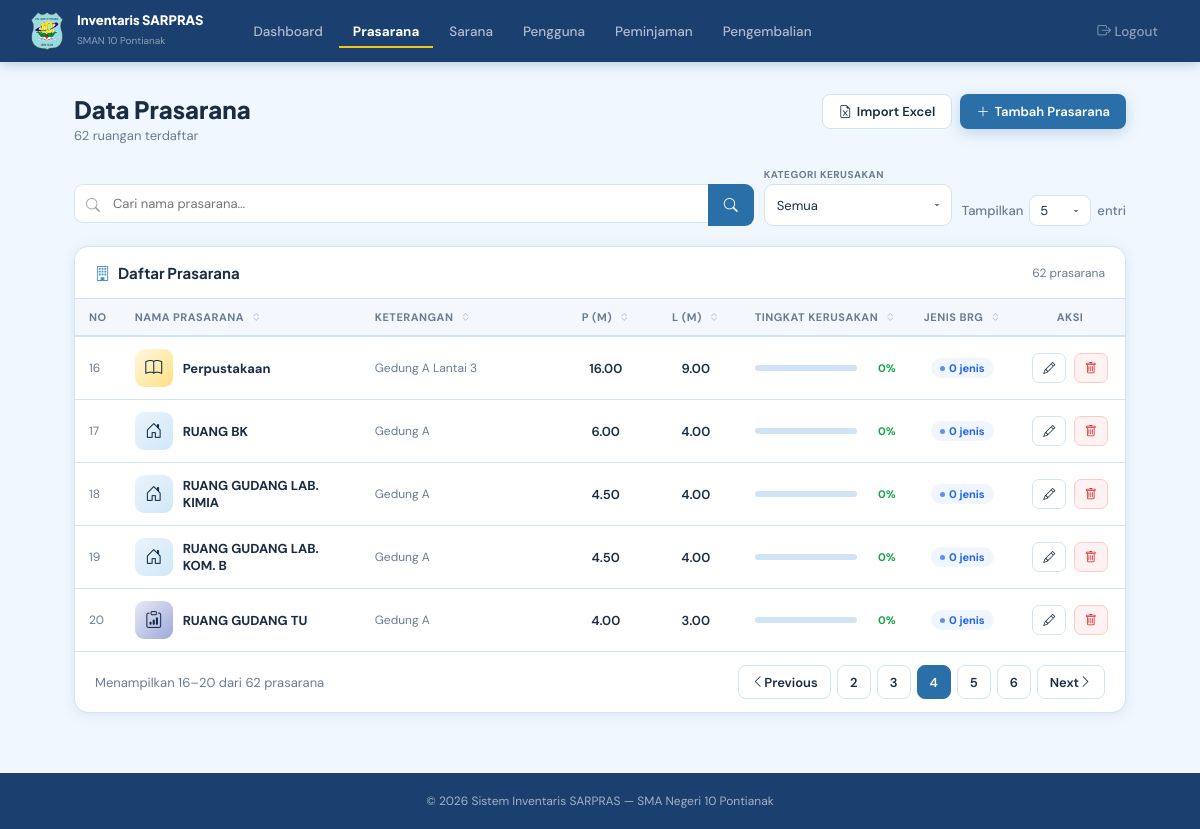
Page /admin/ruangan.php?page=4 (signed in) on the committed database.
### tables this page shows
CREATE TABLE `ruangan` (
  `id_ruangan` int NOT NULL,
  `nama_ruangan` varchar(75) NOT NULL,
  `keterangan` text,
  `foto` varchar(255) DEFAULT NULL,
  `panjang` decimal(8,2) DEFAULT NULL,
  `lebar` decimal(8,2) DEFAULT NULL,
  `persentase_kerusakan` decimal(5,2) DEFAULT '0.00'
);

### admin/ruangan.php (the view, shortened to what this page needs)
<?php
require_once "../config/koneksi.php";
$search = isset($_GET['q']) ? trim(mysqli_real_escape_string($conn, $_GET['q'])) : '';
$filter_kerusakan = isset($_GET['kerusakan']) && in_array($_GET['kerusakan'],
    ['baik','ringan','sedang','berat']) ? $_GET['kerusakan'] : '';
$valid_per_page = [5,10,20,25,50,100];
$per_page = isset($_GET['per_page']) && in_array((int)$_GET['per_page'],$valid_per_page) ? (int)$_GET['per_page'] : 5;
$page     = max(1, (int)($_GET['page'] ?? 1));
$where = "WHERE 1=1";
$total       = mysqli_fetch_assoc(mysqli_query($conn,
    "SELECT COUNT(*) as t FROM ruangan r $where"))['t'];
$total_pages = max(1, ceil($total / $per_page));
$page        = min($page, $total_pages);
$offset      = ($page - 1) * $per_page;
$ruangan_q = mysqli_query($conn, "
    SELECT r.id_ruangan, r.nama_ruangan, r.keterangan, r.foto,
           r.panjang, r.lebar, r.persentase_kerusakan,
           COUNT(b.id_barang) as jml_barang,
           COALESCE(SUM(b.jumlah),0) as total_jumlah,
           COALESCE(SUM(b.jumlah_laik),0) as total_laik,
           COALESCE(SUM(b.jumlah_tidak_laik),0) as total_tidak_laik
    FROM ruangan r
    LEFT JOIN barang b ON r.id_ruangan = b.id_ruangan
    $where
    GROUP BY r.id_ruangan, r.nama_ruangan, r.keterangan, r.foto,
             r.panjang, r.lebar, r.persentase_kerusakan
    ORDER BY r.nama_ruangan ASC
    LIMIT $per_page OFFSET $offset
");
$ruangan_list = [];
while ($r = mysqli_fetch_assoc($ruangan_q)) $ruangan_list[] = $r;
$pending_count = mysqli_fetch_assoc(mysqli_query($conn,
    "SELECT COUNT(*) as t FROM pengguna WHERE status='pending'"))['t'];
$pm_menunggu   = mysqli_fetch_assoc(mysqli_query($conn,
    "SELECT COUNT(*) as t FROM peminjaman WHERE status='menunggu'"))['t'];
?>
<!DOCTYPE html>
<html lang="id">
<head>
  <link href="https://cdn.jsdelivr.net/npm/bootstrap-icons@1.11.1/font/bootstrap-icons.css" rel="stylesheet">
</head>
<body>
<nav class="navbar">
  <a href="dashboard.php" class="nav-brand">
    <img src="../assets/logo.png" alt="Logo">
    <div class="nav-brand-text">
      <strong>Inventaris SARPRAS</strong>
      <span>SMAN 10 Pontianak</span>
    </div>
  </a>
  <div class="nav-links">
    <a href="dashboard.php"    class="nav-link">Dashboard</a>
    <a href="ruangan.php"      class="nav-link active">Prasarana</a>
    <a href="barang.php"       class="nav-link">Sarana</a>
    <a href="pengguna.php"     class="nav-link">
      Pengguna<?php if ($pending_count > 0): ?><span class="nav-badge"><?= $pending_count ?></span><?php endif; ?>
    </a>
    <a href="peminjaman.php"   class="nav-link">
      Peminjaman<?php if ($pm_menunggu > 0): ?><span class="nav-badge"><?= $pm_menunggu ?></span><?php endif; ?>
    </a>
    <a href="pengembalian.php" class="nav-link">Pengembalian</a>
    <a href="../auth/logout.php" class="nav-link logout"><i class="bi bi-box-arrow-right"></i> Logout</a>
  </div>
</nav>
<div class="page-wrapper">
  <div class="page-header">
    <div>
      <div class="page-title">Data Prasarana</div>
      <div class="page-sub"><?= $total ?> ruangan terdaftar</div>
    </div>
    <div style="display:flex;gap:8px;flex-wrap:wrap;">
      <button class="btn btn-secondary" onclick="openImportModal()">
        <i class="bi bi-file-earmark-excel"></i> Import Excel
      </button>
      <button class="btn btn-primary" onclick="openAddModal()">
        <i class="bi bi-plus-lg"></i> Tambah Prasarana
      </button>
    </div>
  </div>
  <div class="toolbar">
    <form method="GET" id="searchFormRuangan" style="display:flex;gap:0;flex:1;min-width:200px;">
      <div class="search-wrap-inner">
        <input type="text" name="q" id="searchInputRuangan" class="search-input"
               placeholder="Cari nama prasarana..."
               value="<?= htmlspecialchars($search) ?>">
      </div>
      <button type="submit" class="btn-search"><i class="bi bi-search"></i></button>
    </form>
    <form method="GET" id="filterFormRuangan" style="display:contents;">
      <div class="filter-group">
        <span class="filter-label">Kategori Kerusakan</span>
        <select name="kerusakan" class="filter-select" onchange="this.form.submit()">
          <option value="">Semua</option>
        </select>
      </div>
      <div style="margin-left:auto;display:flex;align-items:center;gap:6px;align-self:flex-end;">
        <span class="show-entries-label">Tampilkan</span>
        <select class="show-entries-select" name="per_page" onchange="this.form.submit()">
          <option value="5"   <?= $per_page==5?'selected':'' ?>>5</option>
        </select>
        <span class="show-entries-label">entri</span>
      </div>
    </form>
  </div>
  <div class="card">
    <div class="card-header">
      <div class="card-title"><i class="bi bi-building"></i> Daftar Prasarana</div>
      <span style="font-size:12px;color:var(--muted);"><?= number_format($total) ?> prasarana</span>
    </div>
    <div class="table-wrap">
      <table class="inv-table" id="ruanganTable">
        <thead>
          <tr>
            <th style="width:44px;">No</th>
            <th onclick="sortTable(1)" id="th1">Nama Prasarana <span class="sort-icon bi bi-chevron-expand"></span></th>
            <th onclick="sortTable(2)" id="th2" style="width:200px;">Keterangan <span class="sort-icon bi bi-chevron-expand"></span></th>
            <th onclick="sortTable(3)" id="th3" style="width:90px;text-align:center;">P (m) <span class="sort-icon bi bi-chevron-expand"></span></th>
            <th onclick="sortTable(4)" id="th4" style="width:90px;text-align:center;">L (m) <span class="sort-icon bi bi-chevron-expand"></span></th>
            <th onclick="sortTable(5)" id="th5" style="width:160px;">Tingkat Kerusakan <span class="sort-icon bi bi-chevron-expand"></span></th>
            <th onclick="sortTable(7)" id="th7" style="width:100px;text-align:center;">Jenis Brg <span class="sort-icon bi bi-chevron-expand"></span></th>
            <th style="width:110px;text-align:center;">Aksi</th>
          </tr>
        </thead>
        <tbody>
          <?php foreach ($ruangan_list as $i => $room):
            $nm = strtolower($room['nama_ruangan']);
            if      (str_contains($nm,'perpustakaan'))                        { $ikon='<i class="bi bi-book"></i>'; $grad='135deg,#FFF8E1,#FFE082'; }
            elseif  (str_contains($nm,'laborator'))                           { $ikon='<i class="bi bi-activity"></i>'; $grad='135deg,#E8F5E9,#A5D6A7'; }
            elseif  (str_contains($nm,'olahraga')||str_contains($nm,'gym'))   { $ikon='<i class="bi bi-dribbble"></i>'; $grad='135deg,#E3F2FD,#90CAF9'; }
            elseif  (str_contains($nm,'guru'))                                { $ikon='<i class="bi bi-people"></i>'; $grad='135deg,#F3E5F5,#CE93D8'; }
            elseif  (str_contains($nm,'kepala'))                              { $ikon='<i class="bi bi-bank"></i>'; $grad='135deg,#FBE9E7,#FFAB91'; }
            elseif  (str_contains($nm,'tata usaha')||str_contains($nm,'tu'))  { $ikon='<i class="bi bi-clipboard-data"></i>'; $grad='135deg,#E8EAF6,#9FA8DA'; }
            elseif  (str_contains($nm,'komputer'))                            { $ikon='<i class="bi bi-pc-display"></i>'; $grad='135deg,#E0F7FA,#80DEEA'; }
            elseif  (str_contains($nm,'aula'))                                { $ikon='<i class="bi bi-mic"></i>'; $grad='135deg,#FCE4EC,#F48FB1'; }
            elseif  (str_contains($nm,'kantin'))                              { $ikon='<i class="bi bi-cup-hot"></i>'; $grad='135deg,#FFF3E0,#FFCC80'; }
            elseif  (str_contains($nm,'mushola')||str_contains($nm,'masjid')) { $ikon='<i class="bi bi-moon-stars"></i>'; $grad='135deg,#E8F5E9,#81C784'; }
            elseif  (str_contains($nm,'waka')||str_contains($nm,'wakil'))     { $ikon='<i class="bi bi-building"></i>'; $grad='135deg,#E3F2FD,#64B5F6'; }
            else                                                               { $ikon='<i class="bi bi-house-door"></i>'; $grad='135deg,#EAF3FC,#D0E8F8'; }
            $no = ($page - 1) * $per_page + $i + 1;
            $persen = (float)($room['persentase_kerusakan'] ?? 0);
            if ($persen == 0)       { $rusak_cls='rusak-0';   $bar_color='#16A34A'; }
            elseif ($persen <= 30)  { $rusak_cls='rusak-low'; $bar_color='#D97706'; }
            elseif ($persen <= 45)  { $rusak_cls='rusak-mid'; $bar_color='#EA580C'; }
            else                    { $rusak_cls='rusak-high';$bar_color='#DC2626'; }
            $room_js = htmlspecialchars(json_encode([
              'id'         => $room['id_ruangan'],
              'nama'       => $room['nama_ruangan'],
              'keterangan' => $room['keterangan'] ?? '',
              'foto'       => $room['foto'] ?? '',
              'panjang'    => $room['panjang'] ?? '',
              'lebar'      => $room['lebar'] ?? '',
              'persentase' => $room['persentase_kerusakan'] ?? 0,
            ]), ENT_QUOTES);
          ?>
          <tr onclick="window.location='barang.php?ruangan=<?= $room['id_ruangan'] ?>&nama=<?= urlencode($room['nama_ruangan']) ?>'">
            <td style="color:var(--muted);font-size:12px;"><?= $no ?></td>
            <td>
              <div class="td-room">
                <div class="td-thumb" style="background:linear-gradient(<?= $grad ?>);">
                  <?php if (!empty($room['foto'])): ?>
                    <img src="../assets/ruangan/<?= htmlspecialchars($room['foto']) ?>" alt="">
                  <?php else: ?>
                    <?= $ikon ?>
                  <?php endif; ?>
                </div>
                <div>
                  <div class="td-name"><?= htmlspecialchars($room['nama_ruangan']) ?></div>
                </div>
              </div>
            </td>
            <td>
              <div style="font-size:12px;color:var(--muted);max-width:180px;overflow:hidden;text-overflow:ellipsis;white-space:nowrap;">
                <?= $room['keterangan'] ? htmlspecialchars($room['keterangan']) : '<span style="color:#C0CCE0;">—</span>' ?>
              </div>
            </td>
            <td style="text-align:center;font-weight:600;font-size:13px;"><?= $room['panjang'] ?: '<span style="color:var(--muted);">—</span>' ?></td>
            <td style="text-align:center;font-weight:600;font-size:13px;"><?= $room['lebar']   ?: '<span style="color:var(--muted);">—</span>' ?></td>
            <td>
              <div class="rusak-bar-wrap">
                <div class="rusak-bar-track">
                </div>
                <span class="rusak-pct <?= $rusak_cls ?>"><?= number_format($persen, 0) ?>%</span>
              </div>
            </td>
            <td style="text-align:center;">
              <span class="badge badge-info"><?= $room['jml_barang'] ?> jenis</span>
            </td>
            <td style="text-align:center;" onclick="event.stopPropagation();">
              <button class="btn btn-sm btn-secondary" title="Edit" style="margin-right:4px;"
                      onclick="openEditModal(<?= $room_js ?>)">
                <i class="bi bi-pencil"></i>
              </button>
              <button class="btn btn-sm btn-danger" title="Hapus"
                      onclick="openDeleteModal(<?= $room['id_ruangan'] ?>, '<?= htmlspecialchars(addslashes($room['nama_ruangan'])) ?>')">
                <i class="bi bi-trash"></i>
              </button>
            </td>
          </tr>
          <?php endforeach; ?>
        </tbody>
      </table>
    </div>
    <?php if ($total > 0): ?>
    <div class="table-footer">
      <span>Menampilkan <?= ($page-1)*$per_page+1 ?>–<?= min($page*$per_page,$total) ?> dari <?= number_format($total) ?> prasarana</span>
      <div class="pag-btns">
        <?php $bu = '?'.($search?'q='.urlencode($search).'&':'').($filter_kerusakan?'kerusakan='.$filter_kerusakan.'&':'').($per_page!=5?'per_page='.$per_page.'&':''); ?>
        <a href="<?= $bu ?>page=<?= $page-1 ?>" class="pag-btn pag-btn-text <?= $page<=1?'disabled':'' ?>"><i class="bi bi-chevron-left"></i> Previous</a>
        <?php for ($i = max(1,$page-2); $i <= min($total_pages,$page+2); $i++): ?>
          <a href="<?= $bu ?>page=<?= $i ?>" class="pag-btn <?= $i==$page?'active':'' ?>"><?= $i ?></a>
        <?php endfor; ?>
        <a href="<?= $bu ?>page=<?= $page+1 ?>" class="pag-btn pag-btn-text <?= $page>=$total_pages?'disabled':'' ?>">Next <i class="bi bi-chevron-right"></i></a>
      </div>
    </div>
    <?php endif; ?>
  </div>
</div>
<footer>&copy; <?= date('Y') ?> Sistem Inventaris SARPRAS — SMA Negeri 10 Pontianak</footer>
</body>
</html>

### rows in the picture
ruangan: no "16", nama_ruangan "Perpustakaan", keterangan "Gedung A Lantai 3", panjang "16.00", lebar "9.00", persentase_kerusakan "0", jml_barang "0"
ruangan: no "17", nama_ruangan "RUANG BK", keterangan "Gedung A", panjang "6.00", lebar "4.00", persentase_kerusakan "0", jml_barang "0"
ruangan: no "18", nama_ruangan "RUANG GUDANG LAB. KIMIA", keterangan "Gedung A", panjang "4.50", lebar "4.00", persentase_kerusakan "0", jml_barang "0"
ruangan: no "19", nama_ruangan "RUANG GUDANG LAB. KOM. B", keterangan "Gedung A", panjang "4.50", lebar "4.00", persentase_kerusakan "0", jml_barang "0"
ruangan: no "20", nama_ruangan "RUANG GUDANG TU", keterangan "Gedung A", panjang "4.00", lebar "3.00", persentase_kerusakan "0", jml_barang "0"

### other values in the picture
$total "62"
min($page*$per_page,$total) "20"
